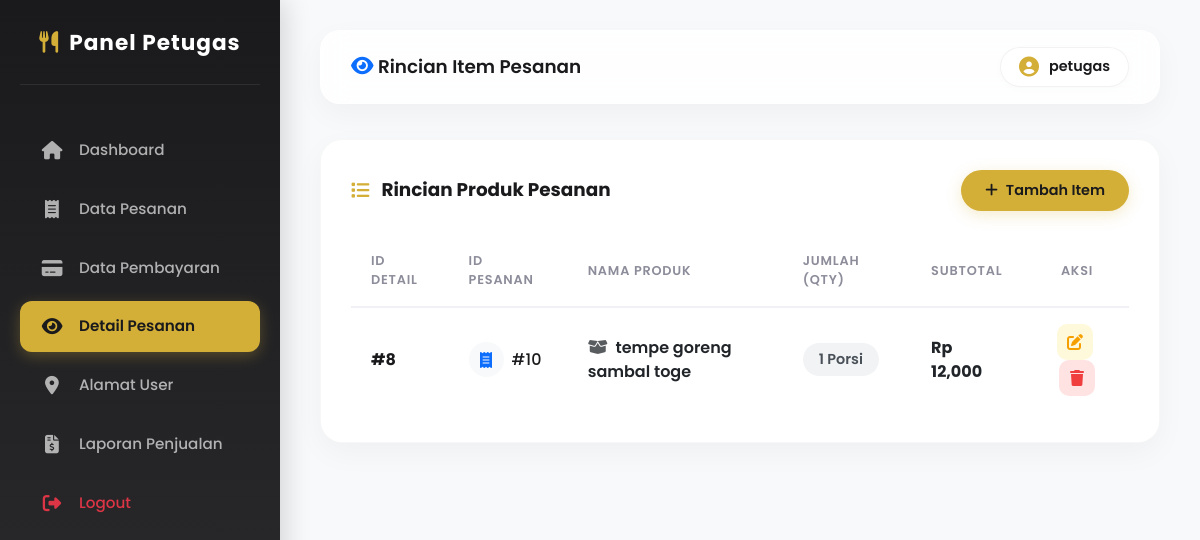
/petugas/detail_pesanan.php (signed in), run on the app's committed database.
### tables this page shows
CREATE TABLE `users` (
  `id` int(11) NOT NULL,
  `username` varchar(50) DEFAULT NULL,
  `password` varchar(255) NOT NULL,
  `role` enum('admin','petugas','pengunjung') DEFAULT NULL
);

CREATE TABLE `detail_pesanan` (
  `id` int(11) NOT NULL,
  `pesanan_id` int(11) DEFAULT NULL,
  `produk_id` int(11) DEFAULT NULL,
  `jumlah` int(11) DEFAULT NULL,
  `subtotal` int(11) DEFAULT NULL
);

CREATE TABLE `produk` (
  `id` int(11) NOT NULL,
  `nama` varchar(100) DEFAULT NULL,
  `deskripsi` text,
  `harga` int(11) DEFAULT NULL,
  `gambar` varchar(100) DEFAULT NULL
);

### petugas/detail_pesanan.php (the view, shortened to what this page needs)
<?php
include '../koneksi.php';
$id_petugas = $_SESSION['id'];
$q_petugas = mysqli_query($conn, "SELECT username FROM users WHERE id='$id_petugas'");
$d_petugas = mysqli_fetch_assoc($q_petugas);
$nama_petugas = $d_petugas['username'];
$data = mysqli_query($conn,"
    SELECT dp.*, produk.nama
    FROM detail_pesanan dp
    LEFT JOIN produk ON dp.produk_id = produk.id
    ORDER BY dp.id ASC
");
?>
<!DOCTYPE html>
<html lang="id">
<head>
    <link href="https://cdn.jsdelivr.net/npm/bootstrap@5.3.0/dist/css/bootstrap.min.css" rel="stylesheet">
    <link href="https://cdnjs.cloudflare.com/ajax/libs/font-awesome/6.4.0/css/all.min.css" rel="stylesheet">
    <link href="../css/dashboard.css" rel="stylesheet">
</head>
<body>
    <?php include '../includes/sidebar_petugas.php'; ?>
    <div class="main-content">
        <?php
        $topbar_title = "Rincian Item Pesanan";
        $user_name = $nama_petugas;
        $topbar_icon = '<i class="fa fa-eye text-primary"></i>';
        include '../includes/topbar.php';
        ?>
        <div class="card-premium">
            <div class="d-flex justify-content-between align-items-center mb-4 flex-wrap gap-3">
                <h5 class="card-title-premium mb-0">
                    <i class="fa fa-list"></i> Rincian Produk Pesanan
                </h5>
                <button class="btn-premium-primary" data-bs-toggle="modal" data-bs-target="#tambah">
                    <i class="fa fa-plus"></i> Tambah Item
                </button>
            </div>
            <div class="table-responsive">
                <table class="table-premium">
                    <thead>
                        <tr>
                            <th>ID Detail</th>
                            <th>ID Pesanan</th>
                            <th>Nama Produk</th>
                            <th>Jumlah (Qty)</th>
                            <th>Subtotal</th>
                            <th class="text-center">Aksi</th>
                        </tr>
                    </thead>
                    <tbody>
                        <?php while($d = mysqli_fetch_array($data)){ ?>
                        <tr>
                            <td><strong>#<?= $d['id'] ?></strong></td>
                            <td>
                                <div class="d-flex align-items-center gap-2">
                                    <div class="bg-light p-2 rounded-circle text-primary d-flex align-items-center justify-content-center" style="width: 35px; height: 35px;">
                                        <i class="fa fa-receipt"></i>
                                    </div>
                                    #<?= htmlspecialchars($d['pesanan_id']) ?>
                                </div>
                            </td>
                            <td>
                                <span class="text-dark fw-semibold">
                                    <i class="fa fa-box-open me-1 text-muted"></i> <?= htmlspecialchars($d['nama'] ? $d['nama'] : 'Produk Dihapus') ?>
                                </span>
                            </td>
                            <td><span class="price-badge" style="background-color: #f1f3f5; color: #495057;"> <?= htmlspecialchars($d['jumlah']) ?> Porsi</span></td>
                            <td><span class="fw-bold text-dark">Rp <?= number_format($d['subtotal']) ?></span></td>
                            <td class="text-center">
                                <button class="btn-action-premium btn-edit-premium me-1" data-bs-toggle="modal" data-bs-target="#edit<?= $d['id'] ?>" title="Edit">
                                    <i class="fa fa-edit"></i>
                                </button>
                                <button type="button" class="btn-action-premium btn-delete-premium" onclick="konfirmasiHapus('?hapus=<?= $d['id'] ?>')" title="Hapus">
                                    <i class="fa fa-trash"></i>
                                </button>
                            </td>
                        </tr>
                        <?php } ?>
                    </tbody>
                </table>
            </div>
        </div>
    </div>
</body>
</html>

### includes/topbar.php (shortened to what this page needs)
<div class="topbar">
    <div class="topbar-title">
        <h5><?= isset($topbar_icon) ? $topbar_icon : '<i class="fa fa-chart-pie"></i>' ?> <?= htmlspecialchars($topbar_title) ?></h5>
    </div>
    <div class="topbar-profile">
        <div class="topbar-user">
            <i class="fa fa-user-circle"></i> <span><?= htmlspecialchars($user_name) ?></span>
        </div>
    </div>
</div>

### css/dashboard.css (style rules this page uses)
:root { --gold: #D4AF37; --gold-dark: #AA8C2C; --gold-light: rgba(212, 175, 55, 0.15); --dark: #1A1A1D; --dark-medium: #242428; --sidebar-bg: linear-gradient(180deg, #1A1A1D 0%, #2D2D30 100%); --bg-light: #F8F9FA; --card-shadow: 0 10px 30px rgba(0, 0, 0, 0.04); --hover-shadow: 0 15px 35px rgba(212, 175, 55, 0.12); --transition: all 0.3s cubic-bezier(0.25, 0.8, 0.25, 1); }
* { margin: 0; padding: 0; box-sizing: border-box; }
body { font-family: 'Poppins', sans-serif; background-color: var(--bg-light); color: var(--dark); min-height: 100vh; overflow-x: hidden; }
.main-content { margin-left: 280px; padding: 30px 40px; transition: var(--transition); min-height: 100vh; }
.topbar { background: rgba(255, 255, 255, 0.85); backdrop-filter: blur(12px); -webkit-backdrop-filter: blur(12px); padding: 16px 30px; border-radius: 20px; margin-bottom: 35px; display: flex; justify-content: space-between; align-items: center; box-shadow: var(--card-shadow); border: 1px solid rgba(255, 255, 255, 0.5); }
.topbar-title { display: flex; align-items: center; gap: 12px; }
.topbar-title h5 { margin: 0; font-weight: 600; color: var(--dark); font-size: 1.15rem; }
.topbar-title i { color: var(--gold); font-size: 1.25rem; }
.topbar-profile { display: flex; align-items: center; gap: 12px; }
.topbar-user { display: flex; align-items: center; gap: 10px; background: #ffffff; padding: 8px 18px; border-radius: 30px; border: 1px solid rgba(0, 0, 0, 0.05); box-shadow: 0 2px 8px rgba(0, 0, 0, 0.02); font-weight: 600; color: var(--dark); font-size: 0.9rem; }
.topbar-user i { font-size: 1.25rem; color: var(--gold); }
.card-premium { background: #ffffff; border-radius: 22px; border: 1px solid rgba(0, 0, 0, 0.03); padding: 30px; box-shadow: var(--card-shadow); transition: var(--transition); }
.card-title-premium { font-weight: 700; color: var(--dark); font-size: 1.15rem; margin-bottom: 25px; display: flex; align-items: center; gap: 12px; }
.card-title-premium i { color: var(--gold); }
.table-responsive { scrollbar-width: none; }
.table-premium { width: 100%; margin-bottom: 0; }
.table-premium th { border-bottom: 2px solid #f0f0f5; color: #8c8c9a; font-weight: 600; text-transform: uppercase; font-size: 0.8rem; letter-spacing: 0.8px; padding: 16px 20px; background-color: transparent; }
.table-premium td { vertical-align: middle; padding: 16px 20px; color: var(--dark); font-weight: 500; border-bottom: 1px solid #f2f2f7; background-color: transparent; transition: var(--transition); }
.table-premium tbody tr { transition: var(--transition); }
.table-premium tbody tr:last-child td { border-bottom: none; }
.price-badge { background: var(--gold-light); padding: 6px 16px; border-radius: 30px; color: var(--gold-dark); font-weight: 600; font-size: 0.9rem; display: inline-block; }
.btn-premium-primary { background: var(--gold); color: var(--dark) !important; border: none; border-radius: 30px; padding: 10px 24px; font-weight: 600; font-size: 0.9rem; display: inline-flex; align-items: center; gap: 8px; text-decoration: none; transition: var(--transition); box-shadow: 0 4px 15px rgba(212, 175, 55, 0.25); }
.btn-action-premium { width: 36px; height: 36px; border-radius: 10px; display: inline-flex; align-items: center; justify-content: center; border: none; transition: var(--transition); text-decoration: none; }
.btn-edit-premium { background-color: #fff9db; color: #f59f00 !important; }
.btn-delete-premium { background-color: #ffe3e3; color: #f03e3e !important; }

### data on the page
users: username "petugas"
detail_pesanan: id "8", pesanan "10", produk.nama "tempe goreng sambal toge", jumlah "1", subtotal "12,000"

### other printed values
$topbar_title "Rincian Item Pesanan"
